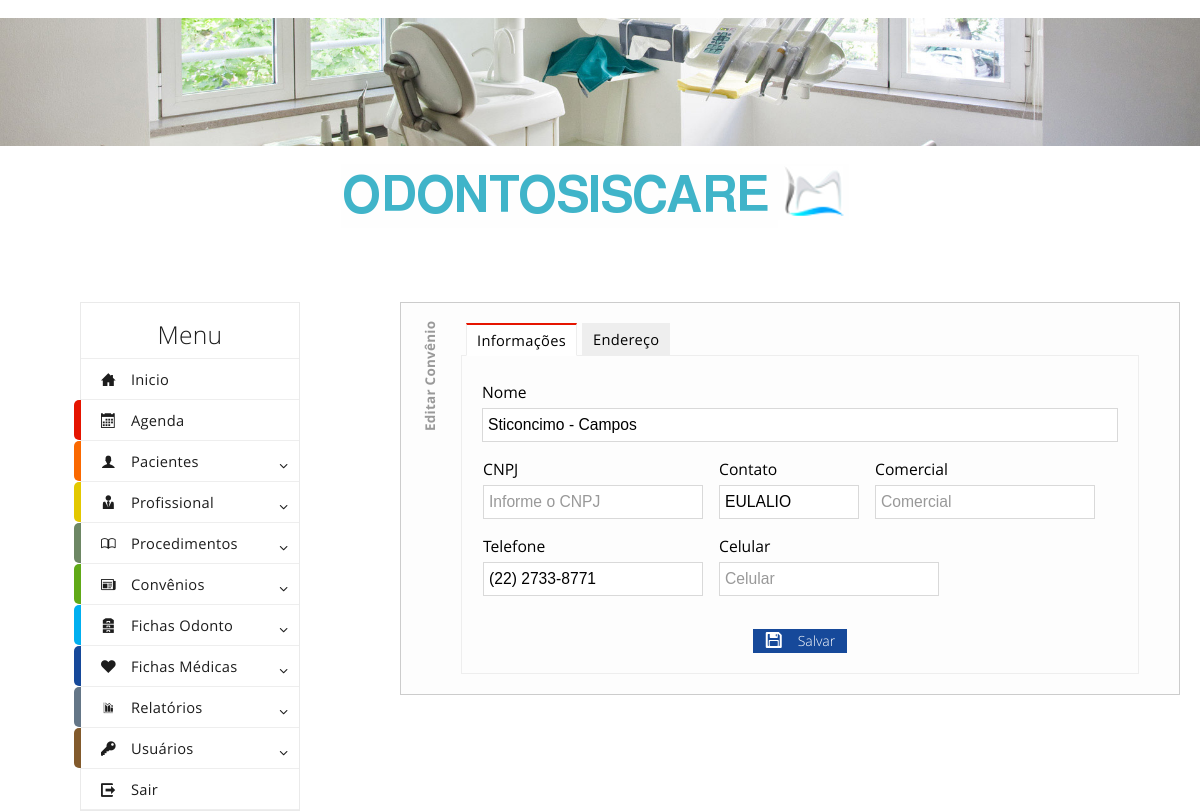
Page /editarconvenio.php?convenio=8 (signed in) on the committed database.
### tables this page shows
CREATE TABLE `convenios` (
  `id` int(11) NOT NULL AUTO_INCREMENT,
  `nome` varchar(100) NOT NULL,
  `contato` varchar(50) NOT NULL,
  `telcom` varchar(20) NOT NULL,
  `cnpj` varchar(20) NOT NULL,
  `endereco` varchar(100) NOT NULL,
  `cep` varchar(15) NOT NULL,
  `bairro` varchar(50) NOT NULL,
  `telefone` varchar(20) NOT NULL,
  `celular` varchar(20) NOT NULL,
  `cidade` varchar(100) NOT NULL,
  `estado` varchar(50) NOT NULL,
  PRIMARY KEY (`id`)
);

### editarconvenio.php (the view, shortened to what this page needs)
<? include ("header.php"); ?>
<?
if (isset($_GET["convenio"])){
    $convenio = utf8_decode($_GET["convenio"]);
}else {if (isset($_POST["convenio"])){
    $convenio = utf8_decode($_POST["convenio"]);
}};
$sql = "SELECT nome, contato, telcom, cnpj, endereco, cep, bairro, telefone, celular, cidade, estado, id FROM convenios WHERE id = '$convenio'";
$resultado = mysql_query($sql);
$result = mysql_fetch_array($resultado);
?>
<body class="metro">
    <br>
    <img src="imagens/photo1.jpg" />
    <center><img src="imagens/principal1.png" /></center>
    <br><br>
    <div class="grid">
        <div class="row">
            <? include ("menu.php"); ?>
            <div class="span1"></div>
            <div class="span10">
                <form method="POST" onsubmit="return valida(this);" action="editarconveniobd.php" name="editarconvenio" id="editarconvenio">
                <div class="editconvenio">
                <div class="tab-control" data-role="tab-control">
                    <ul class="tabs">
                        <li class="active"><a href="#_page_1">Informações</a></li>
                        <li><a href="#_page_2">Endereço</a></li>
                    </ul>
                    <div class="frames">
                        <div class="frame" id="_page_1">
                            <label>Nome</label>
                            <div class="input-control text" id="divnome" data-role="input-control">
                                <input type="text" id="nome" name="nome" value="<?echo utf8_encode($result[0])?>" placeholder="Nome do Convênio">
                            </div>
                            <table><tr>
                            <td bgcolor="#FDFDFD">
                                <label>CNPJ</label>
                                <div class="input-control text size3" id="divcnpj" data-role="input-control">
                                    <input type="text" id="cnpj" name="cnpj" maxlength="14" value="<?echo utf8_encode($result[3])?>" placeholder="Informe o CNPJ">
                                </div>
                            </td><td bgcolor="#FDFDFD"></td><td bgcolor="#FDFDFD"></td><td bgcolor="#FDFDFD"></td><td bgcolor="#FDFDFD"></td><td bgcolor="#FDFDFD"></td><td bgcolor="#FDFDFD"></td><td bgcolor="#FDFDFD"></td>
                            <td bgcolor="#FDFDFD">
                                <label>Contato</label>
                                <div class="input-control text size2" data-role="input-control">
                                    <input type="text" id="contato" name="contato" value="<?echo utf8_encode($result[1])?>" placeholder="Contato">
                                </div></td><td bgcolor="#FDFDFD"></td><td bgcolor="#FDFDFD"></td><td bgcolor="#FDFDFD"></td><td bgcolor="#FDFDFD"></td><td bgcolor="#FDFDFD"></td><td bgcolor="#FDFDFD"></td><td bgcolor="#FDFDFD"></td>
                                <td bgcolor="#FDFDFD">
                                <label>Comercial</label>
                                <div class="input-control text size3" data-role="input-control">
                                    <input type="text" id="telcom" name="telcom" value="<?echo utf8_encode($result[2])?>" placeholder="Comercial">
                                </div></td>
                            </tr></table>
                            <table><tr>
                                <td bgcolor="#FDFDFD">
                                    <label>Telefone</label>
                                    <div class="input-control text size3" data-role="input-control">
                                        <input type="text" id="tel" name="tel" value="<?echo utf8_encode($result[7])?>" placeholder="Telefone">
                                    </div>
                                </td><td bgcolor="#FDFDFD"></td><td bgcolor="#FDFDFD"></td><td bgcolor="#FDFDFD"></td><td bgcolor="#FDFDFD"></td><td bgcolor="#FDFDFD"></td><td bgcolor="#FDFDFD"></td><td bgcolor="#FDFDFD"></td>
                                <td bgcolor="#FDFDFD">
                                    <label>Celular</label>
                                    <div class="input-control text size3" data-role="input-control">
                                        <input type="text" id="cel" name="cel" value="<?echo utf8_encode($result[8])?>" placeholder="Celular">
                                    </div>
                                </td>
                            </tr></table><br />
                            <center>
                                <button type="submit" class="image-button primary image-left">
                                    Salvar
                                    <i class="icon-floppy on-left" style="top: -3px; left: 7px">
                                    </i>
                                </button>
                            </center>
                        </div>
                    </div>
                </div>
                </div>
                </form>
            </div>
            <br>
        </div>
    </div>
</body>
<? include ("footer.php"); ?>

### rows in the picture
convenios: nome "Sticoncimo - Campos", contato "EULALIO", tel "(22) 2733-8771"
